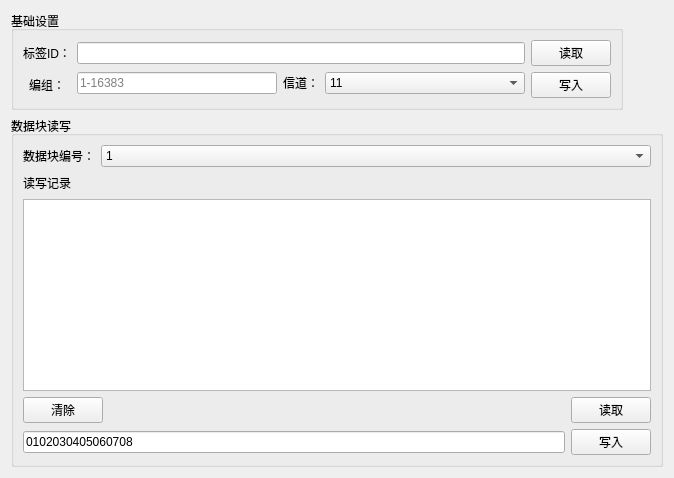
              <widget class="QWidget" name="tab_24G">
               <attribute name="title">
                <string>标签</string>
               </attribute>
               <layout class="QHBoxLayout" name="horizontalLayout_123">
                <item>
                 <layout class="QVBoxLayout" name="verticalLayout_51">
                  <item>
                   <layout class="QHBoxLayout" name="horizontalLayout_122">
                    <item>
                     <widget class="QGroupBox" name="groupBox_43">
                      <property name="title">
                       <string>基础设置</string>
                      </property>
                      <layout class="QHBoxLayout" name="horizontalLayout_119">
                       <item>
                        <layout class="QHBoxLayout" name="horizontalLayout_114">
                         <item>
                          <layout class="QVBoxLayout" name="verticalLayout_33">
                           <item>
                            <widget class="QLabel" name="label_18">
                             <property name="text">
                              <string>&lt;html&gt;&lt;head/&gt;&lt;body&gt;&lt;p align=&quot;center&quot;&gt;标签ID：&lt;/p&gt;&lt;/body&gt;&lt;/html&gt;</string>
                             </property>
                            </widget>
                           </item>
                           <item>
                            <widget class="QLabel" name="label_56">
                             <property name="text">
                              <string>&lt;html&gt;&lt;head/&gt;&lt;body&gt;&lt;p align=&quot;center&quot;&gt;编组：&lt;/p&gt;&lt;/body&gt;&lt;/html&gt;</string>
                             </property>
                            </widget>
                           </item>
                          </layout>
                         </item>
                         <item>
                          <layout class="QVBoxLayout" name="verticalLayout_49">
                           <item>
                            <widget class="QLineEdit" name="G_lineEdit_Mac">
                             <property name="sizePolicy">
                              <sizepolicy hsizetype="Expanding" vsizetype="Fixed">
                               <horstretch>0</horstretch>
                               <verstretch>0</verstretch>
                              </sizepolicy>
                             </property>
                             <property name="minimumSize">
                              <size>
                               <width>200</width>
                               <height>0</height>
                              </size>
                             </property>
                             <property name="readOnly">
                              <bool>true</bool>
                             </property>
                            </widget>
                           </item>
                           <item>
                            <layout class="QHBoxLayout" name="horizontalLayout_49">
                             <item>
                              <widget class="QLineEdit" name="G_lineEdit_Panid">
                               <property name="sizePolicy">
                                <sizepolicy hsizetype="Fixed" vsizetype="Fixed">
                                 <horstretch>0</horstretch>
                                 <verstretch>0</verstretch>
                                </sizepolicy>
                               </property>
                               <property name="minimumSize">
                                <size>
                                 <width>200</width>
                                 <height>0</height>
                                </size>
                               </property>
                               <property name="placeholderText">
                                <string>1-16383</string>
                               </property>
                              </widget>
                             </item>
                             <item>
                              <widget class="QLabel" name="label_57">
                               <property name="text">
                                <string>&lt;html&gt;&lt;head/&gt;&lt;body&gt;&lt;p align=&quot;center&quot;&gt;信道：&lt;/p&gt;&lt;/body&gt;&lt;/html&gt;</string>
                               </property>
                              </widget>
                             </item>
                             <item>
                              <widget class="QComboBox" name="G_comboBox_Channel">
                               <property name="sizePolicy">
                                <sizepolicy hsizetype="Fixed" vsizetype="Fixed">
                                 <horstretch>0</horstretch>
                                 <verstretch>0</verstretch>
                                </sizepolicy>
                               </property>
                               <property name="minimumSize">
                                <size>
                                 <width>200</width>
                                 <height>0</height>
                                </size>
                               </property>
                               <item>
                                <property name="text">
                                 <string>11</string>
                                </property>
                               </item>
                               <item>
                                <property name="text">
                                 <string>12</string>
                                </property>
                               </item>
                               <item>
                                <property name="text">
                                 <string>13</string>
                                </property>
                               </item>
                               <item>
                                <property name="text">
                                 <string>14</string>
                                </property>
                               </item>
                               <item>
                                <property name="text">
                                 <string>15</string>
                                </property>
                               </item>
                               <item>
                                <property name="text">
                                 <string>16</string>
                                </property>
                               </item>
                               <item>
                                <property name="text">
                                 <string>17</string>
                                </property>
                               </item>
                               <item>
                                <property name="text">
                                 <string>18</string>
                                </property>
                               </item>
                               <item>
                                <property name="text">
                                 <string>19</string>
                                </property>
                               </item>
                               <item>
                                <property name="text">
                                 <string>20</string>
                                </property>
                               </item>
                               <item>
                                <property name="text">
                                 <string>21</string>
                                </property>
                               </item>
                               <item>
                                <property name="text">
                                 <string>22</string>
                                </property>
                               </item>
                               <item>
                                <property name="text">
                                 <string>23</string>
                                </property>
                               </item>
                               <item>
                                <property name="text">
                                 <string>24</string>
                                </property>
                               </item>
                               <item>
                                <property name="text">
                                 <string>25</string>
                                </property>
                               </item>
                               <item>
                                <property name="text">
                                 <string>26</string>
                                </property>
                               </item>
                              </widget>
                             </item>
                            </layout>
                           </item>
                          </layout>
                         </item>
                         <item>
                          <layout class="QVBoxLayout" name="verticalLayout_50">
                           <item>
                            <widget class="QPushButton" name="G_pushButton_Read">
                             <property name="text">
                              <string>读取</string>
                             </property>
                            </widget>
                           </item>
                           <item>
                            <widget class="QPushButton" name="G_pushButton_Write">
                             <property name="text">
                              <string>写入</string>
                             </property>
                            </widget>
                           </item>
                          </layout>
                         </item>
                        </layout>
                       </item>
                      </layout>
                     </widget>
                    </item>
                    <item>
                     <spacer name="horizontalSpacer_23">
                      <property name="orientation">
                       <enum>Qt::Horizontal</enum>
                      </property>
                      <property name="sizeHint" stdset="0">
                       <size>
                        <width>40</width>
                        <height>20</height>
                       </size>
                      </property>
                     </spacer>
                    </item>
                   </layout>
                  </item>
                  <item>
                   <widget class="QGroupBox" name="groupBox_44">
                    <property name="title">
                     <string>数据块读写</string>
                    </property>
                    <layout class="QHBoxLayout" name="horizontalLayout_116">
                     <item>
                      <layout class="QVBoxLayout" name="verticalLayout_46">
                       <item>
                        <layout class="QHBoxLayout" name="horizontalLayout_143">
                         <item>
                          <widget class="QLabel" name="label_58">
                           <property name="sizePolicy">
                            <sizepolicy hsizetype="Fixed" vsizetype="Preferred">
                             <horstretch>0</horstretch>
                             <verstretch>0</verstretch>
                            </sizepolicy>
                           </property>
                           <property name="text">
                            <string>数据块编号：</string>
                           </property>
                          </widget>
                         </item>
                         <item>
                          <widget class="QComboBox" name="G_comboBox_Data_Num">
                           <item>
                            <property name="text">
                             <string>1</string>
                            </property>
                           </item>
                           <item>
                            <property name="text">
                             <string>2</string>
                            </property>
                           </item>
                           <item>
                            <property name="text">
                             <string>3</string>
                            </property>
                           </item>
                           <item>
                            <property name="text">
                             <string>4</string>
                            </property>
                           </item>
                           <item>
                            <property name="text">
                             <string>5</string>
                            </property>
                           </item>
                           <item>
                            <property name="text">
                             <string>6</string>
                            </property>
                           </item>
                           <item>
                            <property name="text">
                             <string>7</string>
                            </property>
                           </item>
                           <item>
                            <property name="text">
                             <string>8</string>
                            </property>
                           </item>
                           <item>
                            <property name="text">
                             <string>9</string>
                            </property>
                           </item>
                           <item>
                            <property name="text">
                             <string>10</string>
                            </property>
                           </item>
                           <item>
                            <property name="text">
                             <string>11</string>
                            </property>
                           </item>
                           <item>
                            <property name="text">
                             <string>12</string>
                            </property>
                           </item>
                           <item>
                            <property name="text">
                             <string>13</string>
                            </property>
                           </item>
                           <item>
                            <property name="text">
                             <string>14</string>
                            </property>
                           </item>
                           <item>
                            <property name="text">
                             <string>15</string>
                            </property>
                           </item>
                           <item>
                            <property name="text">
                             <string>16</string>
                            </property>
                           </item>
                          </widget>
                         </item>
                        </layout>
                       </item>
                       <item>
                        <layout class="QHBoxLayout" name="horizontalLayout_145">
                         <item>
                          <widget class="QLabel" name="label_59">
                           <property name="text">
                            <string>读写记录</string>
                           </property>
                          </widget>
                         </item>
                         <item>
                          <spacer name="horizontalSpacer_43">
                           <property name="orientation">
                            <enum>Qt::Horizontal</enum>
                           </property>
                           <property name="sizeHint" stdset="0">
                            <size>
                             <width>40</width>
                             <height>20</height>
                            </size>
                           </property>
                          </spacer>
                         </item>
                        </layout>
                       </item>
                       <item>
                        <widget class="QListWidget" name="G_listWidget_Data">
                         <property name="styleSheet">
                          <string notr="true">font: 9pt &quot;宋体&quot;;</string>
                         </property>
                        </widget>
                       </item>
                       <item>
                        <layout class="QHBoxLayout" name="horizontalLayout_77">
                         <item>
                          <widget class="QPushButton" name="G_pushButton_DelData">
                           <property name="text">
                            <string>清除</string>
                           </property>
                          </widget>
                         </item>
                         <item>
                          <spacer name="horizontalSpacer_22">
                           <property name="orientation">
                            <enum>Qt::Horizontal</enum>
                           </property>
                           <property name="sizeHint" stdset="0">
                            <size>
                             <width>40</width>
                             <height>20</height>
                            </size>
                           </property>
                          </spacer>
                         </item>
                         <item>
                          <widget class="QLabel" name="G_label_State">
                           <property name="text">
                            <string/>
                           </property>
                          </widget>
                         </item>
                         <item>
                          <spacer name="horizontalSpacer_39">
                           <property name="orientation">
                            <enum>Qt::Horizontal</enum>
                           </property>
                           <property name="sizeHint" stdset="0">
                            <size>
                             <width>40</width>
                             <height>20</height>
                            </size>
                           </property>
                          </spacer>
                         </item>
                         <item>
                          <widget class="QPushButton" name="G_pushButton_ReadData">
                           <property name="text">
                            <string>读取</string>
                           </property>
                          </widget>
                         </item>
                        </layout>
                       </item>
                       <item>
                        <layout class="QHBoxLayout" name="horizontalLayout_115">
                         <item>
                          <widget class="QLineEdit" name="G_lineEdit_WriteData">
                           <property name="text">
                            <string>0102030405060708</string>
                           </property>
                          </widget>
                         </item>
                         <item>
                          <widget class="QPushButton" name="G_pushButton_WriteData">
                           <property name="text">
                            <string>写入</string>
                           </property>
                          </widget>
                         </item>
                        </layout>
                       </item>
                      </layout>
                     </item>
                    </layout>
                   </widget>
                  </item>
                 </layout>
                </item>
               </layout>
              </widget>
